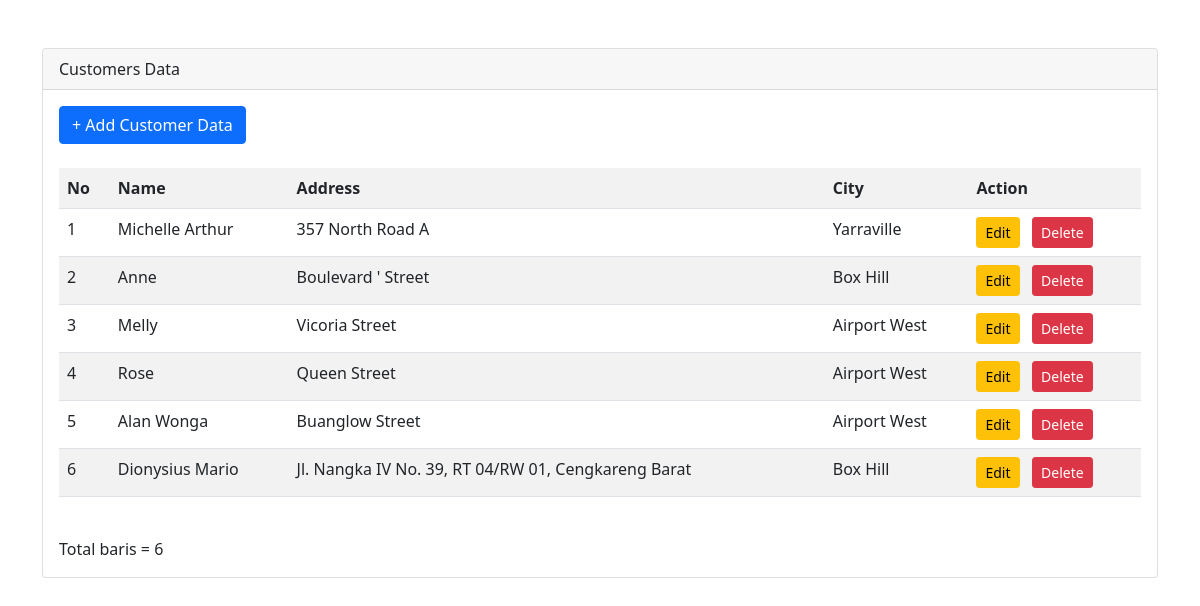
/Bookorama-App/view_customer.php, run on the app's committed database.
### tables this page shows
CREATE TABLE `customers` (
  `customerid` int(10) UNSIGNED NOT NULL,
  `name` varchar(50) NOT NULL,
  `address` varchar(100) NOT NULL,
  `city` varchar(30) NOT NULL
);

### Bookorama-App/view_customer.php (the view, shortened to what this page needs)
<?php include('./header.php') ?>
<div class="card mt-5">
    <div class="card-header">Customers Data</div>
    <div class="card-body">
        <a href="add_customer.php" class="btn btn-primary mb-4">+ Add Customer Data</a>
        <br>
        <table class="table table-striped">
            <tr>
                <th>No</th>
                <th>Name</th>
                <th>Address</th>
                <th>City</th>
                <th>Action</th>
            </tr>
            <?php
            require_once('../Bookorama-App/lib/db_login.php');
            $query = 'SELECT customerid AS id, name As Nama, address AS Alamat, city AS Kota FROM customers ORDER BY customerid';
            $result = $db->query($query);
            $i = 1;
            while ($row = $result->fetch_object()) {
                echo '<tr>';
                echo '<td>' . $i . '</td>';
                echo '<td>' . $row->Nama . '</td>';
                echo '<td>' . $row->Alamat . '</td>';
                echo '<td>' . $row->Kota . '</td>';
                echo '<td><a class="btn btn-warning btn-sm" href="edit_customer.php?id=' . $row->id . '">Edit</a>&nbsp;&nbsp;
<a class="btn btn-danger btn-sm" href="confirm_delete_customer.php?id=' . $row->id . '">Delete</a>
</td>';
                echo '</tr>';
                $i++;
            }
            echo '</table>';
            echo '<br/>';
            echo 'Total baris = ' . $result->num_rows;
            ?>
    </div>
</div>
<?php include('./footer.php') ?>

### data on the page
customers: name "Michelle Arthur", address "357 North Road A", city "Yarraville"
customers: name "Anne", address "Boulevard ' Street", city "Box Hill"
customers: name "Melly", address "Vicoria Street", city "Airport West"
customers: name "Rose", address "Queen Street", city "Airport West"
customers: name "Alan Wonga", address "Buanglow Street", city "Airport West"
customers: name "Dionysius Mario", address "Jl. Nangka IV No. 39, RT 04/RW 01, Cengkareng Barat", city "Box Hill"

### other printed values
$result->num_rows "6"
